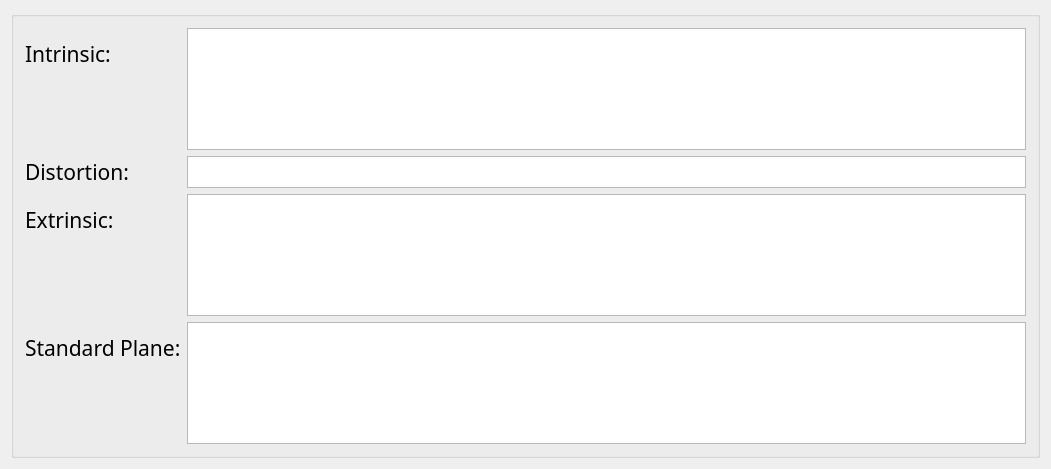
<?xml version="1.0" encoding="UTF-8"?>
<ui version="4.0">
 <class>CalibrationParamGui</class>
 <widget class="QDialog" name="CalibrationParamGui">
  <property name="geometry">
   <rect>
    <x>0</x>
    <y>0</y>
    <width>1051</width>
    <height>469</height>
   </rect>
  </property>
  <property name="font">
   <font>
    <family>微软雅黑</family>
    <pointsize>16</pointsize>
   </font>
  </property>
  <property name="windowTitle">
   <string>Query Calibration Parameters</string>
  </property>
  <layout class="QVBoxLayout" name="verticalLayout_2">
   <item>
    <widget class="QGroupBox" name="groupBox">
     <property name="title">
      <string/>
     </property>
     <layout class="QVBoxLayout" name="verticalLayout">
      <item>
       <layout class="QFormLayout" name="formLayout">
        <item row="0" column="0">
         <widget class="QLabel" name="label_intrinsic">
          <property name="text">
           <string>Intrinsic:</string>
          </property>
         </widget>
        </item>
        <item row="1" column="0">
         <widget class="QLabel" name="label_distortion">
          <property name="text">
           <string>Distortion:</string>
          </property>
         </widget>
        </item>
        <item row="2" column="0">
         <widget class="QLabel" name="label_extrinsic">
          <property name="text">
           <string>Extrinsic:</string>
          </property>
         </widget>
        </item>
        <item row="3" column="0">
         <widget class="QLabel" name="label_standard_plane">
          <property name="text">
           <string>Standard Plane:</string>
          </property>
         </widget>
        </item>
        <item row="0" column="1">
         <widget class="QTextEdit" name="textEdit_intrinsic">
          <property name="readOnly">
           <bool>true</bool>
          </property>
         </widget>
        </item>
        <item row="1" column="1">
         <widget class="QTextEdit" name="textEdit_distortion">
          <property name="sizePolicy">
           <sizepolicy hsizetype="Expanding" vsizetype="Fixed">
            <horstretch>0</horstretch>
            <verstretch>0</verstretch>
           </sizepolicy>
          </property>
          <property name="maximumSize">
           <size>
            <width>16777215</width>
            <height>32</height>
           </size>
          </property>
          <property name="verticalScrollBarPolicy">
           <enum>Qt::ScrollBarAlwaysOff</enum>
          </property>
          <property name="readOnly">
           <bool>true</bool>
          </property>
         </widget>
        </item>
        <item row="2" column="1">
         <widget class="QTextEdit" name="textEdit_extrinsic">
          <property name="readOnly">
           <bool>true</bool>
          </property>
         </widget>
        </item>
        <item row="3" column="1">
         <widget class="QTextEdit" name="textEdit_standard_plane">
          <property name="readOnly">
           <bool>true</bool>
          </property>
         </widget>
        </item>
       </layout>
      </item>
     </layout>
    </widget>
   </item>
  </layout>
 </widget>
 <layoutdefault spacing="6" margin="11"/>
 <resources/>
 <connections/>
</ui>
